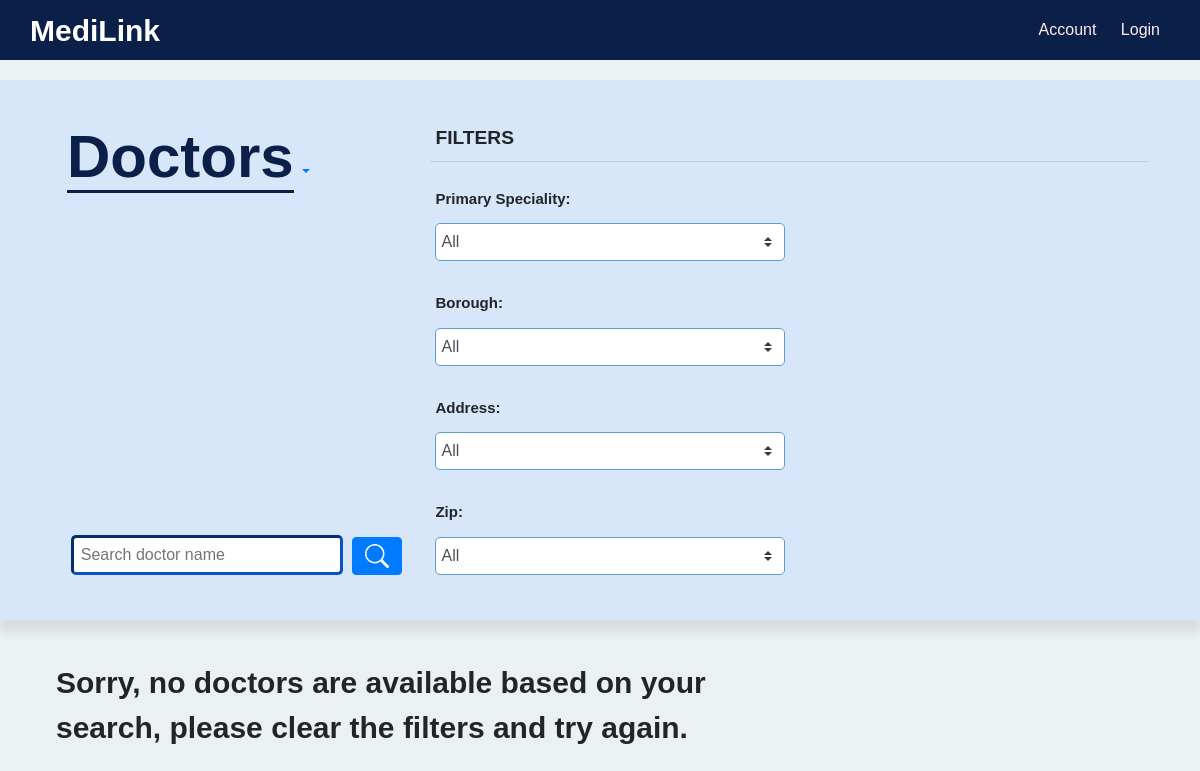
The app's page /doctor/, older data.
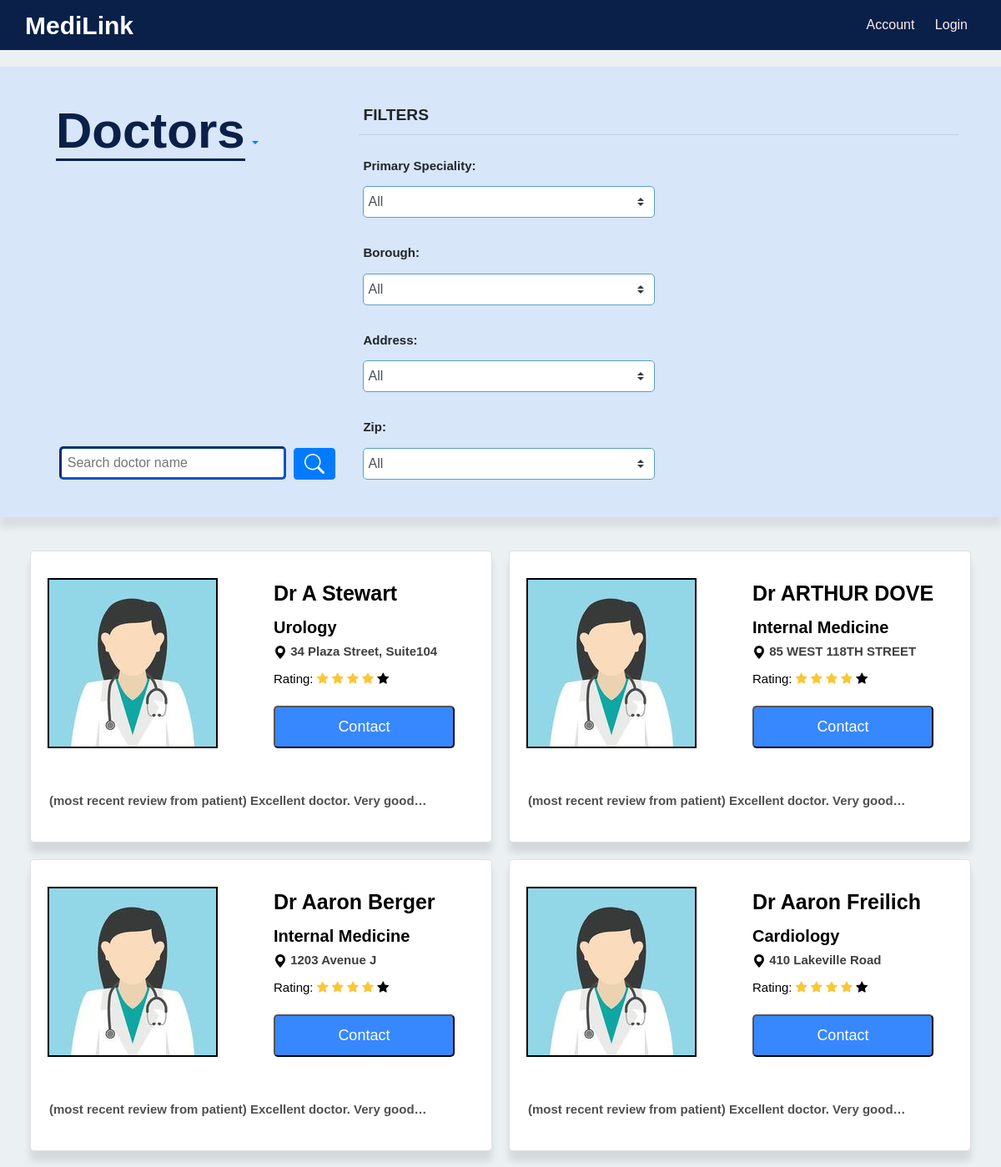
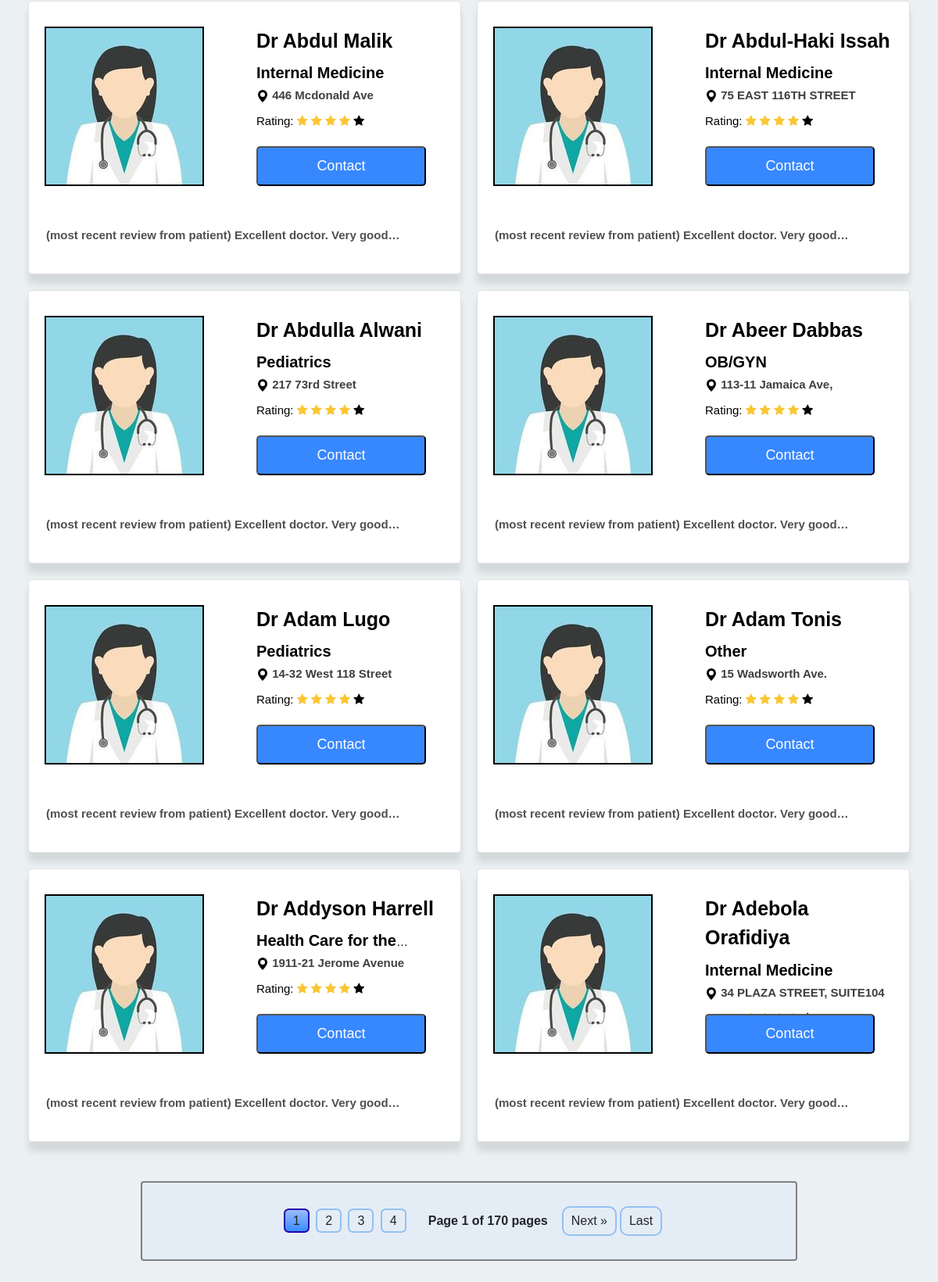
The same page, newer data (2 pictures, top to bottom).
### doctor/models.py (models this page shows)
class Doctor(User):
    primary_speciality = models.CharField(max_length=50)
    associated_hospital = models.ForeignKey(
        "hospital.Hospital", max_length=100, null=True, on_delete=models.SET_NULL
    )

### doctor/views.py (the view)
# urls.py: path("", DoctorListView.as_view(), name="list_view"),
class DoctorListView(generic.ListView):
    model = Doctor
    template_name = "doctor/doctor_list.html"
    context_object_name = "doctor_list"
    def get_queryset(self):
        doctors = Doctor.objects.all().order_by("name")
        filter_form = DoctorFilterForm(self.request.GET)
        """
        filter backend implementation
        """
        if filter_form.is_valid():
            name = filter_form.cleaned_data.get("name")
            primary_speciality = filter_form.cleaned_data.get("primary_speciality")
            address = filter_form.cleaned_data.get("address")
            borough = filter_form.cleaned_data.get("borough")
            zip = filter_form.cleaned_data.get("zip")
            if name:
                """
                to make the name contains the input name
                """
                doctors = doctors.filter(name__contains=name)
            if primary_speciality and primary_speciality != "All":
                doctors = doctors.filter(primary_speciality=primary_speciality)
            if address and address != "All":
                doctors = doctors.filter(address=address)
            if borough and borough != "All":
                doctors = doctors.filter(borough=borough)
            if zip and zip != "All":
                doctors = doctors.filter(zip=zip)
        return doctors
    def get_context_data(self, **kwargs):
        context = super().get_context_data(**kwargs)
        """
        Pagination use the paginator  to make pagination,
        which contains two variables,
        the first one is the context doctor list from get_queryset,
        the second one is the quantity of the page items.
        """
        paginator = Paginator(context["doctor_list"], 12)
        page_number = self.request.GET.get("page")
        doctor_list = paginator.get_page(page_number)
        context["doctor_list"] = doctor_list
        primary_speciality = self.request.GET.get("primary_speciality", "all")
        address = self.request.GET.get("address", "all")
        borough = self.request.GET.get("borough", "all")
        zip = self.request.GET.get("zip", "all")
        name = self.request.GET.get("name", "")
        context["filter_form"] = DoctorFilterForm(
            initial={
                "primary_speciality": primary_speciality,
                "address": address,
                "borough": borough,
                "zip": zip,
                "name": name,
            }
        )
        return context

### doctor/templates/doctor/doctor_list.html (shortened to what this page needs)
{% load static %}
<link rel="stylesheet" href="https://cdnjs.cloudflare.com/ajax/libs/font-awesome/4.7.0/css/font-awesome.min.css">
<link rel="stylesheet" href="https://cdnjs.cloudflare.com/ajax/libs/font-awesome/4.7.0/css/font-awesome.min.css">
<body>
    {% include "user/navbar.html" %}
    <link rel="stylesheet" href="{% static 'doctor/css/doctorListStyle.css' %}">
    <div class="search-and-filter py-4">
        <div class="filter-left-column container">
            <a class="nav-item dropdown text-center">
                <a class="nav-link dropdown-toggle" href="#" id="navbarDropdown" role="button" data-toggle="dropdown" aria-haspopup="true" aria-expanded="false">
                    <span>Doctors</span>
                </a>
            </a>
            <form method="get" id="search-form">
                <div class="form-name-input">
                    {{ filter_form.name }}
                    <button id="search-button" type="button" class="btn btn-primary" onclick="handleFilterChange()">
                    </button>
                </div>
            </form>
        </div>
        <div class="filter-right-column container">
            <form method="get" class="filter-form" id="filter-form" onchange="handleFilterChange()">
                <fieldset id="filter-fieldset">
                    <legend>FILTERS</legend>
                    <hr class="mt-0 mb-3"/>
                    <div class="row">
                        <div class="col">
                            <div class="form-group">
                                <label for="{{ filter_form.primary_speciality.id_for_label }}">Primary Speciality:</label>
                                {{ filter_form.primary_speciality }}
                            </div>
                            <div class="form-group">
                                <label for="{{ filter_form.borough.id_for_label }}">Borough:</label>
                                {{ filter_form.borough }}
                            </div>
                        </div>
                        <div class="col">
                            <div class="form-group">
                                <label for="{{ filter_form.address.id_for_label }}">Address:</label>
                                {{ filter_form.address }}
                            </div>
                            <div class="form-group">
                                <label for="{{ filter_form.zip.id_for_label }}">Zip:</label>
                                {{ filter_form.zip }}
                            </div>
                        </div>
                    </div>
                </fieldset>
            </form>
        </div>
    </div>
    <div class="doctor-list">
        {% if doctor_list %}
        {% for doctor in doctor_list%}
        <div class="doctor_link">
            <div class="card container">
                <div class="card-row row">
                    <div class="card-left-column col">
                        <a href="{%url 'doctor:detail_view' doctor.id %}">
                            <img class="card-avatar" src="{% static 'doctor/images/avatar.jpg' %}" alt="placeholder">
                        </a>
                    </div>
                    <div class="card-right-column col">
                        <a href="{%url 'doctor:detail_view' doctor.id %}">
                            <p>Dr {{doctor.name}}</p>
                            <h3><span id="speciality">{{doctor.primary_speciality}}</span></h3>
                            <h3>
                                <svg xmlns="http://www.w3.org/2000/svg" width="16" height="16" fill="currentColor" class="bi bi-geo-alt-fill" viewBox="0 0 16 16">
                                    <path d="M8 16s6-5.686 6-10A6 6 0 0 0 2 6c0 4.314 6 10 6 10zm0-7a3 3 0 1 1 0-6 3 3 0 0 1 0 6z"/>
                                </svg>
                                <span id="address">{{doctor.address}}</span>
                            </h3>
                            <div class="ratings">
                                <h3>Rating:
                                    <i class="fa fa-star rating-color"></i>
                                    <i class="fa fa-star rating-color"></i>
                                    <i class="fa fa-star rating-color"></i>
                                    <i class="fa fa-star rating-color"></i>
                                    <i class="fa fa-star"></i>
                                </h3>
                            </div>
                        </a>
                        <div class="contact">
                            <button style="font-size:18px" class="book-appointment" data-toggle="modal"
                             data-target="#contact_modal" data-email="{{doctor.email}}" data-phone="{{doctor.phone}}">
                                Contact
                            </button>
                        </div>
                    </div>
                </div>
                <div class="card-row">
                    <h3 class="card-border">
                        (most recent review from patient) Excellent doctor. Very good experience!
                    </h3>
                </div>
            </div>
        </div>
        {% endfor %}
    </div>
    <div class="pagination container">
        <div class="page-numbers">
            {% for num in doctor_list.paginator.page_range %}
            {% if doctor_list.number == num %}
            <a onclick="javascript:getPageUrl({{ num }})" class="page active">{{ num }}</a>
            {% elif num > doctor_list.number|add:'-4' and num < doctor_list.number|add:'4' %} <a onclick="javascript:getPageUrl({{ num }})"
                class="page">{{ num }}</a>
                {% endif %}
                {% endfor %}
        </div>
        <span class="current mx-3">Page {{ doctor_list.number }} of {{ doctor_list.paginator.num_pages }} pages</span>
        {% if doctor_list.has_next %}
        <a onclick="javascript:getPageUrl({{ doctor_list.next_page_number }})" class="next">Next &raquo;</a>
        <a onclick="javascript:getPageUrl({{ doctor_list.paginator.num_pages }})" class="last">Last</a>
        {% endif %}
    </div>
    {% else %}
    <p class="no-result">
        Sorry, no doctors are available based on your search, please
        clear the filters and try again.
    </p>
    {% endif %}
</body>

### user/templates/user/navbar.html (shortened to what this page needs)
{% load static %}
<!DOCTYPE html>
<link rel="stylesheet" href="{% static 'user/css/navbar.css' %}">
<link rel="stylesheet" href="https://cdn.jsdelivr.net/npm/bootstrap@4.3.1/dist/css/bootstrap.min.css">
<link rel="stylesheet" href="https://cdnjs.cloudflare.com/ajax/libs/font-awesome/4.7.0/css/font-awesome.min.css">
<div class="header">
    <a class="text-decoration-none text-white" href={% url "user:home" %}><span>MediLink</span></a>
    <nav>
        <a href="/user/account/">Account</a>
        {% if user.is_authenticated %}
            <a href="#" data-toggle="modal" data-target="#logoutModal">Logout</a>
        {% else %}
            <a href={% url "user:login" %}>Login</a>
        {% endif %}
    </nav>
</div>

### user/static/user/css/navbar.css (style rules this page uses)
.header { font-family: Arial, sans-serif; display: flex; justify-content: space-between; align-items: center; padding: 30px; position: relative; background-color: #0a2049; height: 40px; color: white; }
.header span { font-size: 30px; font-weight: bold; }
nav a { margin: 0 10px; text-decoration: none; color: rgb(255, 255, 255); }
form { margin: 0; }

### doctor/static/doctor/css/doctorListStyle.css (style rules this page uses)
body { font-family: Arial, sans-serif; background-color: #ebf1f3; margin: 0; padding: 0; }
.header { display: flex; justify-content: space-between; align-items: center; padding: 30px; position: relative; background-color: #0a2049; height: 40px; color: white; }
.header span { font-size: 30px; font-weight: bold; }
nav a { margin: 0 10px; text-decoration: none; color: rgb(255, 237, 237); }
.rating-color { color:#fbc634 !important; }
.ratings { margin-top: 15px; }
.search-and-filter { background-color: rgba(199, 221, 255, 0.534); position: relative; width: 100%; margin-bottom: 10px; margin-top: 20px; padding-left: 3%; padding-right: 3%; box-shadow: 0 12px 8px rgba(51, 51, 51, 0.1); display: flex; }
.search-and-filter span { font-size: 60px; font-weight: 800; color: #0a2049; border-bottom: 3px solid #0a2049; }
.filter-left-column { width: 50% }
.form-name-input { margin-top: 10px; padding-left: 20px; position: absolute; bottom: 45; width: 30%; }
legend { font-weight: 900; font-size: larger; margin-left: 5px; }
.doctor-name-input { width: 80%; height: 40px; border-radius: 5px; border-width: 3px; margin-right: 5px; border-color: #0753c5; padding: 2%; }
.doctor-name-input::placeholder { font-weight: 400; }
.filter-right-column { display: flex; flex-direction: column; align-items: center; margin-top: 20px; }
.form-group { display: flex; flex-direction: column; }
.form-group label { margin-top: 10px; margin-left: 5px; font-size: 15px; font-weight: bold; }
.custom-select { width: 350px; padding: 5px; margin: 5px; border: 1px solid #599ecc; border-radius: 5px; }
.doctor-list { position: relative; display: grid; margin-top: 40px; grid-template-columns: repeat(2, minmax(auto, 1fr)); grid-gap: 20px; height: auto; margin-bottom: 10px; margin-left: 3%; margin-right: 3%; border-radius: 10px; }
#speciality { font-weight: bold; font-size: 20; }
#address { font-weight: 700; color: rgb(63, 63, 63); }
.doctor-list a { text-decoration: none; color: black; }
.pagination { background-color: rgba(199, 221, 255, 0.219); display: flex; text-align: center; margin-top: 50px; margin-bottom: 50px; padding: 20px; border: 2px solid grey; margin-left: auto; margin-right: auto; width: 70%; flex-wrap: wrap; align-content: stretch; justify-content: center; align-items: center; }
.pagination span { font-weight: bold; }
.page-numbers { display: inline-block; margin: 0 10px; border-radius: 50%; }
.prev, .next, .first, .last { text-decoration: none; border-radius: 10px; color: #333; padding: 5px 10px; border: 2px solid #94c0f1; margin: 10px 2px; }
.page { text-decoration: none; border-radius: 20%; color: #333; padding: 5px 10px; border: 2px solid #94c0f1; margin: 10px 2px; }
.page.active { color: #fff; background-image: linear-gradient(#9bbaff, #378cfc); border: 2px solid #2600ad; background-repeat: no-repeat; }
.card { background-color: rgb(255, 255, 255); padding: 20px; display: grid; align-items: center; min-width: 500px; max-width: 800px; min-height: 350px; border-radius: 5px; box-shadow: 0 12px 8px rgba(0, 0, 0, 0.1); }
.card-left-column { flex: 1; display: flex; align-items: center; }
.card-left-column a img { border: 2px solid black; }
.card-right-column { flex: 1; display: flex; flex-direction: column; position: relative; }
.card-avatar { min-width: 80%; height: auto; }
.card-border { font-size: 15px; margin-top: 30px; margin-left: 2px; color: rgb(80, 80, 80); font-weight: 700; }
.card p { font-weight: 900; font-size: 25px; margin-right: 3px; display: -webkit-box; -webkit-line-clamp: 2; -webkit-box-orient: vertical; overflow: hidden; text-overflow: ellipsis; margin-bottom: 10px; }
.card h3 { font-size: 15px; display: -webkit-box; -webkit-line-clamp: 1; -webkit-box-orient: vertical; overflow: hidden; text-overflow: ellipsis; }
.book-appointment { background-color: rgb(55, 135, 255); color: white; border-radius: 5px; border-color: black; padding: 10px 20px; cursor: pointer; width: 100%; }
.contact { position: absolute; bottom: 0; width: 80%; }

Row changes from the older to the newer data that the page shows:
added Doctor: name "A Stewart", primary_speciality "Urology", address "34 Plaza Street, Suite104"
added Doctor: name "ARTHUR DOVE", primary_speciality "Internal Medicine", address "85 WEST 118TH STREET"
added Doctor: name "Aaron Berger", primary_speciality "Internal Medicine", address "1203 Avenue J"
added Doctor: name "Aaron Freilich", primary_speciality "Cardiology", address "410 Lakeville Road"
added Doctor: name "Abdul Malik", primary_speciality "Internal Medicine", address "446 Mcdonald Ave"
added Doctor: name "Abdul-Haki Issah", primary_speciality "Internal Medicine", address "75 EAST 116TH STREET"
added Doctor: name "Abdulla Alwani", primary_speciality "Pediatrics", address "217 73rd Street"
added Doctor: name "Abeer Dabbas", primary_speciality "OB/GYN", address "113-11 Jamaica Ave,"
added Doctor: name "Adam Lugo", primary_speciality "Pediatrics", address "14-32 West 118 Street"
added Doctor: name "Adam Tonis", primary_speciality "Other", address "15 Wadsworth Ave."
added Doctor: name "Addyson Harrell", primary_speciality "Health Care for…", address "1911-21 Jerome Avenue"
added Doctor: name "Adebola Orafidiya", primary_speciality "Internal Medicine", address "34 PLAZA STREET, SUITE104"
Text that changed along with them:
{{ doctor_list.number }}: (not shown) → "1"
{{ doctor_list.paginator.num_pages }}: (not shown) → "170"
new list line: "1"
new list line: "2"
new list line: "3"
new list line: "4"
text no longer shown: "Sorry, no doctors are available based on your search, please clear the filters and try again."
text now shown: "Page of pages Next » Last"
